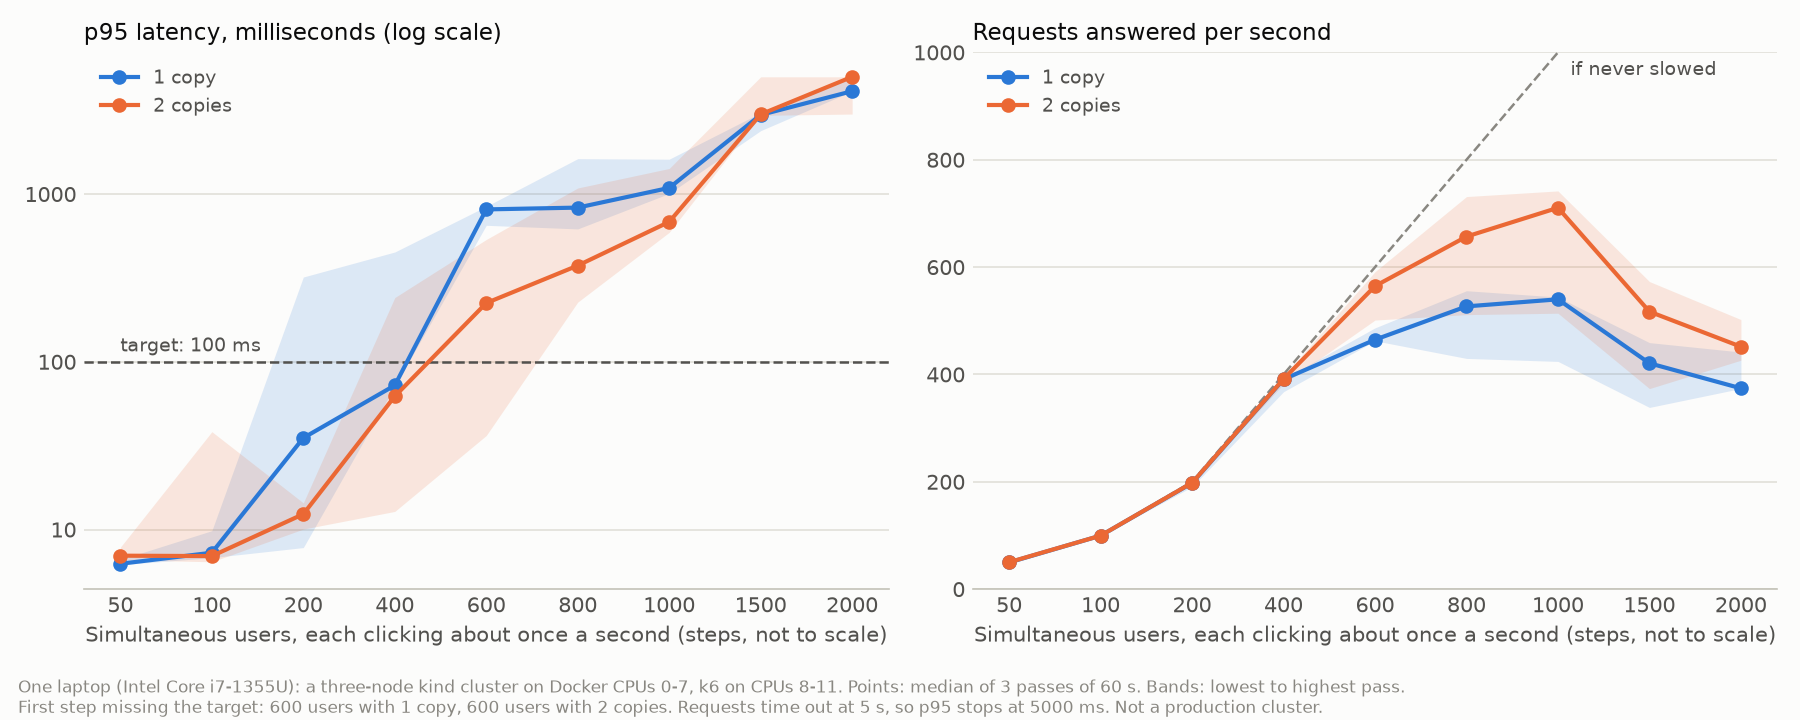

Here is the Python script that generated this plot:
"""Draw the load test figure: latency and throughput against simultaneous users.

Run from the repository root: `uv run python report/figures/load_test.py`.
It reads only committed result files, so anyone can redraw it.
"""

import json
from pathlib import Path
from typing import Any

import matplotlib.pyplot as plt
from matplotlib.axes import Axes
from matplotlib.ticker import FuncFormatter

SUMMARY = Path("experiments/results/load-test/summary.json")
OUTPUT = Path("report/figures/load_test.png")
P95_TARGET_MS = 100
THROUGHPUT_CEILING = 1000

SURFACE = "#fcfcfb"
INK = "#0b0b0b"
SECONDARY_INK = "#52514e"
MUTED = "#898781"
GRID = "#e1e0d9"
AXIS = "#c3c2b7"
COPIES = {1: ("1 copy", "#2a78d6"), 2: ("2 copies", "#eb6834")}


def style(axes: Axes, title: str, users: list[int]) -> None:
    axes.set_facecolor(SURFACE)
    axes.set_title(title, loc="left", color=INK, fontsize=11)
    axes.grid(axis="y", color=GRID, linewidth=0.8, which="major")
    axes.set_axisbelow(True)
    for side in ("top", "right", "left"):
        axes.spines[side].set_visible(False)
    axes.spines["bottom"].set_color(AXIS)
    axes.tick_params(colors=MUTED, labelcolor=SECONDARY_INK, length=0, which="both")
    # Steps are spaced evenly, not to scale, so the crowded high steps stay readable.
    axes.set_xticks(range(len(users)), [str(u) for u in users])
    axes.set_xlabel(
        "Simultaneous users, each clicking about once a second (steps, not to scale)",
        color=SECONDARY_INK,
    )


def main() -> None:
    summary = json.loads(SUMMARY.read_text(encoding="utf-8"))
    steps: list[dict[str, Any]] = summary["steps"]
    users = sorted({step["users"] for step in steps})
    position = {u: index for index, u in enumerate(users)}
    figure, (latency, throughput) = plt.subplots(1, 2, figsize=(12, 4.8), facecolor=SURFACE)

    latency.axhline(P95_TARGET_MS, color=SECONDARY_INK, linewidth=1.2, linestyle="--")
    latency.annotate(
        "target: 100 ms",
        (0, P95_TARGET_MS),
        xytext=(0, 5),
        textcoords="offset points",
        color=SECONDARY_INK,
        fontsize=9,
    )
    throughput.plot(range(len(users)), users, color=MUTED, linewidth=1.2, linestyle="--")
    shown = [u for u in users if u <= THROUGHPUT_CEILING][-1]
    throughput.annotate(
        "if never slowed",
        (position[shown], shown),
        xytext=(6, -4),
        textcoords="offset points",
        va="top",
        color=SECONDARY_INK,
        fontsize=9,
    )

    for copies, (label, colour) in COPIES.items():
        own = sorted((s for s in steps if s["copies"] == copies), key=lambda s: s["users"])
        x = [position[s["users"]] for s in own]
        for axes, key in ((latency, "p95_ms"), (throughput, "requests_per_second")):
            axes.fill_between(
                x,
                [s[f"{key}_min"] for s in own],
                [s[f"{key}_max"] for s in own],
                color=colour,
                alpha=0.15,
                linewidth=0,
            )
            axes.plot(
                x,
                [s[f"{key}_median"] for s in own],
                color=colour,
                linewidth=2,
                marker="o",
                markersize=6,
                label=label,
            )

    style(latency, "p95 latency, milliseconds (log scale)", users)
    latency.set_yscale("log")
    latency.yaxis.set_major_formatter(FuncFormatter(lambda value, _: f"{value:g}"))
    style(throughput, "Requests answered per second", users)
    throughput.set_ylim(0, THROUGHPUT_CEILING)
    for axes in (latency, throughput):
        axes.legend(frameon=False, labelcolor=SECONDARY_INK, fontsize=9, loc="upper left")

    failure = {row["copies"]: row["failure_point_users"] for row in summary["by_copies"]}
    figure.text(
        0.01,
        0.01,
        "One laptop (Intel Core i7-1355U): a three-node kind cluster on Docker CPUs 0-7, k6 on "
        "CPUs 8-11. Points: median of 3 passes of 60 s. Bands: lowest to highest pass.\n"
        f"First step missing the target: {failure.get(1) or 'none'} users with 1 copy, "
        f"{failure.get(2) or 'none'} users with 2 copies. Requests time out at 5 s, so p95 "
        "stops at 5000 ms. Not a production cluster.",
        color=MUTED,
        fontsize=8,
    )
    figure.tight_layout(rect=(0, 0.07, 1, 1))
    figure.savefig(OUTPUT, dpi=150)
    print(f"wrote {OUTPUT}")


if __name__ == "__main__":
    main()
